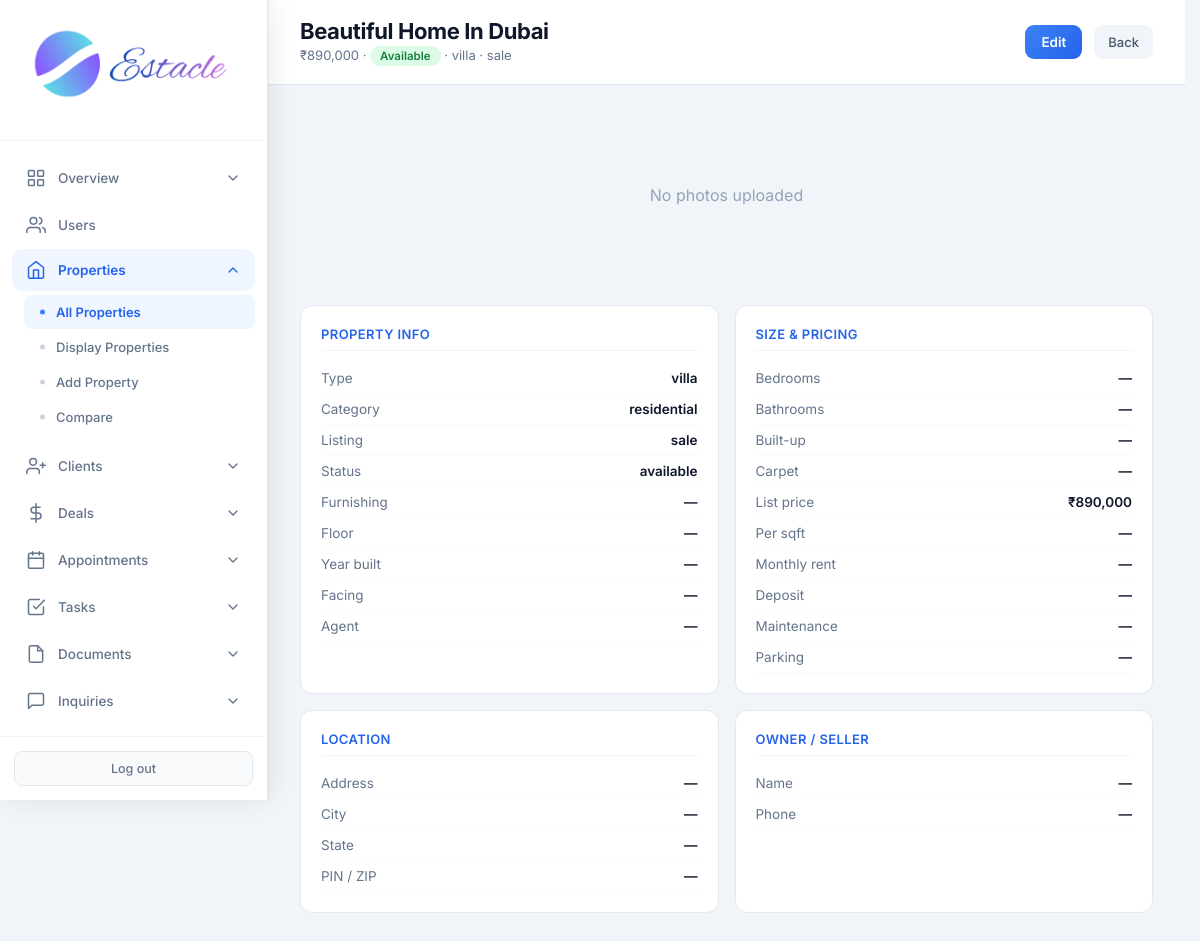
Page /admin/properties/2 (signed in) on the committed database.
### tables this page shows
CREATE TABLE properties (
            id INTEGER PRIMARY KEY AUTOINCREMENT,
            title TEXT NOT NULL,
            description TEXT,
            price REAL NOT NULL,
            property_type TEXT NOT NULL,
            status TEXT DEFAULT 'available',
            address TEXT,
            city TEXT,
            state TEXT,
            zip_code TEXT,
            bedrooms INTEGER,
            bathrooms REAL,
            area_sqft REAL,
            agent_id INTEGER,
            created_at TIMESTAMP DEFAULT CURRENT_TIMESTAMP, category TEXT DEFAULT "sale", listing_type TEXT DEFAULT "sale", floor TEXT, carpet_area REAL, furnishing TEXT, parking TEXT, amenities TEXT, seller_name TEXT, seller_phone TEXT, monthly_rent REAL, security_deposit REAL, maintenance REAL, per_sqft REAL, latitude TEXT, longitude TEXT, photos TEXT, year_built TEXT, facing TEXT,
            FOREIGN KEY (agent_id) REFERENCES users (id)
        );

CREATE TABLE settings (
            key TEXT PRIMARY KEY,
            value TEXT
        );

### routes/admin.py (the view)
@admin.route('/admin/properties/<int:prop_id>')
@login_required
@role_required('admin')
def admin_property_detail(prop_id):
    db = get_db()
    migrate_db()
    prop = db.execute(
        "SELECT p.*, u.full_name as agent_name FROM properties p LEFT JOIN users u ON p.agent_id = u.id WHERE p.id = ?",
        (prop_id,)
    ).fetchone()
    if not prop:
        flash('Property not found.', 'danger')
        return redirect(url_for('admin.admin_properties'))
    photos = []
    if prop['photos']:
        photos = [p.strip() for p in prop['photos'].split(',') if p.strip()]
    currency = get_setting('currency', 'INR')
    return render_template('admin_property_detail.html', prop=prop, photos=photos, currency=currency, format_money=format_money)

### core/db.py (called while the page is built)
def get_db():
    if 'db' not in g:
        g.db = sqlite3.connect(current_app.config['DATABASE'])
        g.db.row_factory = sqlite3.Row
    return g.db

### core/helpers.py (called while the page is built)
def login_required(f):
    @wraps(f)
    def decorated_function(*args, **kwargs):
        if 'user_id' not in session:
            flash('Please log in to access this page.', 'warning')
            return redirect(url_for('auth.login'))
        return f(*args, **kwargs)
    return decorated_function

def role_required(*roles):
    def decorator(f):
        @wraps(f)
        def decorated_function(*args, **kwargs):
            if 'user_id' not in session:
                flash('Please log in to access this page.', 'warning')
                return redirect(url_for('auth.login'))
            if session.get('role') not in roles:
                flash('You do not have permission to access this page.', 'danger')
                return redirect(url_for('auth.role_redirect'))
            return f(*args, **kwargs)
        return decorated_function
    return decorator

def get_setting(key, default=''):
    db = get_db()
    row = db.execute('SELECT value FROM settings WHERE key = ?', (key,)).fetchone()
    return row['value'] if row else default

def format_money(amount, currency=None):
    if amount is None:
        return '—'
    currency = currency or get_setting('currency', 'INR')
    symbols = {'USD': '$', 'INR': '₹', 'AED': 'AED '}
    sym = symbols.get(currency, currency + ' ')
    try:
        return f"{sym}{float(amount):,.0f}"
    except (TypeError, ValueError):
        return str(amount)

### templates/admin_property_detail.html (shortened to what this page needs)
<!DOCTYPE html>
<html lang="en">
<head>
    <link rel="stylesheet" href="{{ url_for('static', filename='css/admin.css') }}">
</head>
<body>
<div class="app-layout">
    {% set active = 'property_detail' %}
    {% include 'partials/admin_sidebar.html' %}
    <main class="main-content">
        <header class="top-bar">
            <div>
                <h1 class="page-title">{{ prop.title }}</h1>
                <p class="page-subtitle">
                    {{ format_money(prop.price, currency) }}
                    · <span class="badge badge-{{ prop.status }}">{{ prop.status }}</span>
                    · {{ prop.property_type }} · {{ prop.listing_type or 'sale' }}
                </p>
            </div>
            <div class="top-bar-actions">
                <a href="{{ url_for('admin.admin_edit_property', prop_id=prop.id) }}" class="btn-primary">Edit</a>
                <a href="{{ url_for('admin.admin_properties') }}" class="btn-secondary">Back</a>
            </div>
        </header>
        <div style="padding:0 32px 32px">
            {% if photos %}
            <div class="gallery-main" onclick="openLightbox(0)">
                <img id="mainPhoto" src="{{ url_for('static', filename='uploads/properties/' + photos[0]) }}" alt="{{ prop.title }}">
                <span class="zoom-hint">Click to enlarge</span>
            </div>
            {% if photos|length > 1 %}
            <div class="gallery-thumbs">
                {% for ph in photos %}
                <img src="{{ url_for('static', filename='uploads/properties/' + ph) }}" class="{% if loop.first %}active{% endif %}"
                     onclick="event.stopPropagation(); setMain({{ loop.index0 }}); openLightbox({{ loop.index0 }})">
                {% endfor %}
            </div>
            {% endif %}
            <div class="lightbox" id="lightbox" onclick="if(event.target===this)closeLightbox()">
                <button class="lightbox-close" onclick="closeLightbox()">&times;</button>
                <button class="lightbox-prev" onclick="event.stopPropagation(); navLightbox(-1)">‹</button>
                <img id="lbImg" src="" alt="">
                <button class="lightbox-next" onclick="event.stopPropagation(); navLightbox(1)">›</button>
                <div class="lightbox-counter" id="lbCounter"></div>
            </div>
            <script>
            const photoUrls = [{% for ph in photos %}"{{ url_for('static', filename='uploads/properties/' + ph) }}"{% if not loop.last %},{% endif %}{% endfor %}];
            let lbIndex = 0;
            function setMain(i) {
                lbIndex = i;
                document.getElementById('mainPhoto').src = photoUrls[i];
                document.querySelectorAll('.gallery-thumbs img').forEach((el, idx) => el.classList.toggle('active', idx === i));
            }
            function openLightbox(i) {
                lbIndex = i;
                document.getElementById('lbImg').src = photoUrls[i];
                document.getElementById('lbCounter').textContent = (i+1) + ' / ' + photoUrls.length;
                document.getElementById('lightbox').classList.add('open');
                document.body.style.overflow = 'hidden';
            }
            function closeLightbox() {
                document.getElementById('lightbox').classList.remove('open');
                document.body.style.overflow = '';
            }
            function navLightbox(dir) {
                lbIndex = (lbIndex + dir + photoUrls.length) % photoUrls.length;
                document.getElementById('lbImg').src = photoUrls[lbIndex];
                document.getElementById('lbCounter').textContent = (lbIndex+1) + ' / ' + photoUrls.length;
                setMain(lbIndex);
            }
            document.addEventListener('keydown', e => {
                if (!document.getElementById('lightbox').classList.contains('open')) return;
                if (e.key === 'Escape') closeLightbox();
                if (e.key === 'ArrowLeft') navLightbox(-1);
                if (e.key === 'ArrowRight') navLightbox(1);
            });
            </script>
            {% else %}
            <div class="no-photo">No photos uploaded</div>
            {% endif %}
            <div class="detail-grid">
                <div class="detail-card">
                    <h3>Property info</h3>
                    <div class="detail-row"><span>Type</span><span>{{ prop.property_type }}</span></div>
                    <div class="detail-row"><span>Category</span><span>{{ prop.category or '—' }}</span></div>
                    <div class="detail-row"><span>Listing</span><span>{{ prop.listing_type or 'sale' }}</span></div>
                    <div class="detail-row"><span>Status</span><span>{{ prop.status }}</span></div>
                    <div class="detail-row"><span>Furnishing</span><span>{{ prop.furnishing or '—' }}</span></div>
                    <div class="detail-row"><span>Floor</span><span>{{ prop.floor or '—' }}</span></div>
                    <div class="detail-row"><span>Year built</span><span>{{ prop.year_built or '—' }}</span></div>
                    <div class="detail-row"><span>Facing</span><span>{{ prop.facing or '—' }}</span></div>
                    <div class="detail-row"><span>Agent</span><span>{{ prop.agent_name or '—' }}</span></div>
                </div>
                <div class="detail-card">
                    <h3>Size & pricing</h3>
                    <div class="detail-row"><span>Bedrooms</span><span>{{ prop.bedrooms or '—' }}</span></div>
                    <div class="detail-row"><span>Bathrooms</span><span>{{ prop.bathrooms or '—' }}</span></div>
                    <div class="detail-row"><span>Built-up</span><span>{% if prop.area_sqft %}{{ prop.area_sqft }} sqft{% else %}—{% endif %}</span></div>
                    <div class="detail-row"><span>Carpet</span><span>{% if prop.carpet_area %}{{ prop.carpet_area }} sqft{% else %}—{% endif %}</span></div>
                    <div class="detail-row"><span>List price</span><span>{{ format_money(prop.price, currency) }}</span></div>
                    <div class="detail-row"><span>Per sqft</span><span>{{ format_money(prop.per_sqft, currency) if prop.per_sqft else '—' }}</span></div>
                    <div class="detail-row"><span>Monthly rent</span><span>{{ format_money(prop.monthly_rent, currency) if prop.monthly_rent else '—' }}</span></div>
                    <div class="detail-row"><span>Deposit</span><span>{{ format_money(prop.security_deposit, currency) if prop.security_deposit else '—' }}</span></div>
                    <div class="detail-row"><span>Maintenance</span><span>{{ format_money(prop.maintenance, currency) if prop.maintenance else '—' }}</span></div>
                    <div class="detail-row"><span>Parking</span><span>{{ prop.parking or '—' }}</span></div>
                </div>
                <div class="detail-card">
                    <h3>Location</h3>
                    <div class="detail-row"><span>Address</span><span>{{ prop.address or '—' }}</span></div>
                    <div class="detail-row"><span>City</span><span>{{ prop.city or '—' }}</span></div>
                    <div class="detail-row"><span>State</span><span>{{ prop.state or '—' }}</span></div>
                    <div class="detail-row"><span>PIN / ZIP</span><span>{{ prop.zip_code or '—' }}</span></div>
                </div>
                <div class="detail-card">
                    <h3>Owner / seller</h3>
                    <div class="detail-row"><span>Name</span><span>{{ prop.seller_name or '—' }}</span></div>
                    <div class="detail-row"><span>Phone</span><span>{{ prop.seller_phone or '—' }}</span></div>
                </div>
            </div>
        </div>
    </main>
</div>
</body>
</html>

### static/css/admin.css (style rules this page uses)
* { margin: 0; padding: 0; box-sizing: border-box; }
body { font-family: 'Inter', -apple-system, BlinkMacSystemFont, 'Segoe UI', Roboto, sans-serif; background: #f1f5f9; color: #0f172a; min-height: 100vh; }
.app-layout { display: flex; min-height: 100vh; }
.main-content { flex: 1; margin-left: 268px; min-height: 100vh; }
.top-bar { background: white; padding: 18px 32px; border-bottom: 1px solid #e2e8f0; display: flex; justify-content: space-between; align-items: center; }
.page-title { font-family: 'Inter', sans-serif; font-size: 22px; font-weight: 700; letter-spacing: -0.4px; color: #0f172a; }
.page-subtitle { font-size: 13px; color: #64748b; margin-top: 2px; font-weight: 400; }
.top-bar-actions { display: flex; align-items: center; gap: 12px; }
.badge { display: inline-block; padding: 3px 10px; border-radius: 20px; font-size: 11.5px; font-weight: 600; text-transform: capitalize; }
.badge-available { background: #dcfce7; color: #15803d; }
.btn-primary { display: inline-flex; align-items: center; gap: 6px; padding: 9px 16px; background: linear-gradient(135deg, #3b82f6, #2563eb); color: white; border: none; border-radius: 9px; font-size: 13.5px; font-weight: 600; text-decoration: none; cursor: pointer; transition: all 0.2s ease; font-family: inherit; }
.btn-secondary { display: inline-flex; align-items: center; gap: 6px; padding: 9px 14px; background: #f1f5f9; color: #475569; border-radius: 9px; font-size: 13px; font-weight: 500; text-decoration: none; border: none; cursor: pointer; }
html { scrollbar-gutter: stable; }
.app-layout > :not(.sidebar):not(script):not(style) { animation: estacle-page-in 200ms cubic-bezier(0.22, 0.61, 0.36, 1) backwards; }

### templates/admin_property_detail.html (style rules this page uses)
.detail-grid { display:grid; grid-template-columns:1fr 1fr; gap:16px; }
.detail-card { background:#fff; border:1px solid #e2e8f0; border-radius:12px; padding:20px; }
.detail-card h3 { font-size:13px; font-weight:600; color:#2563eb; text-transform:uppercase; letter-spacing:.4px; margin-bottom:12px; padding-bottom:8px; border-bottom:1px solid #f1f5f9; }
.detail-row { display:flex; justify-content:space-between; padding:7px 0; border-bottom:1px solid #f8fafc; font-size:13.5px; }
.detail-row span:first-child { color:#64748b; }
.detail-row span:last-child { font-weight:600; color:#0f172a; text-align:right; }
.no-photo { height:220px; display:flex; align-items:center; justify-content:center; color:#94a3b8; background:#f1f5f9; border-radius:14px; }

### rows in the picture
properties: title "Beautiful Home In Dubai", price.value "₹890,000", status "Available", property_type "villa", listing_type "sale", category "residential", status "available", furnishing "—", floor "—", year_built "—", facing "—", parking "—", address "—", city "—", state "—", zip_code "—", seller_name "—", seller_phone "—"

### other values in the picture
{{ prop.agent_name or '—' }} "—"
{{ prop.bedrooms or '—' }} "—"
{{ prop.bathrooms or '—' }} "—"
